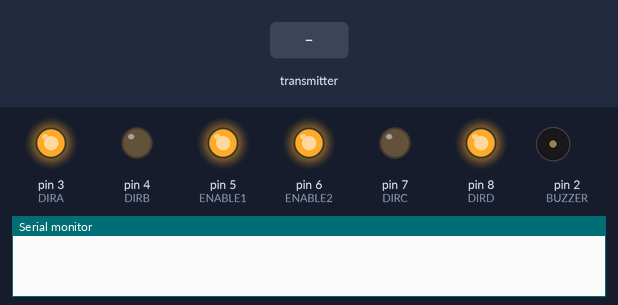
Simulated run of this sketch. Board: Arduino Uno, built with avr-gcc and run on an emulated ATmega328P. Parts: output pins drawn as LEDs (lit = HIGH), buzzer (waves = sounding), the last lines printed to the serial monitor. The test bench sets the inputs (shaded band). No radio packets arrive unless stated.

Above: at 1.2 s.
1.3 s: the transmitter starts sending sw = 0
At 1.83 s:
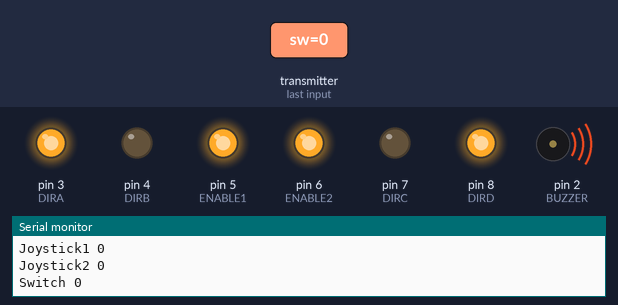
4.3 s: the transmitter starts sending j1 = 512
At 4.83 s:
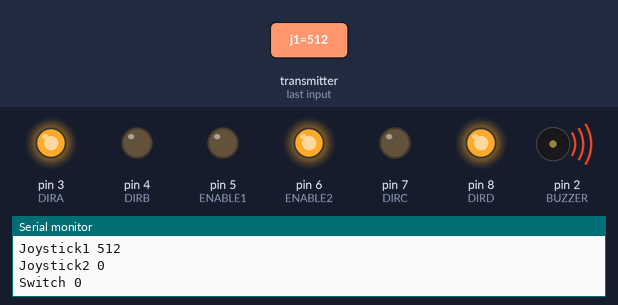
7.3 s: the transmitter starts sending j2 = 512
At 7.83 s:
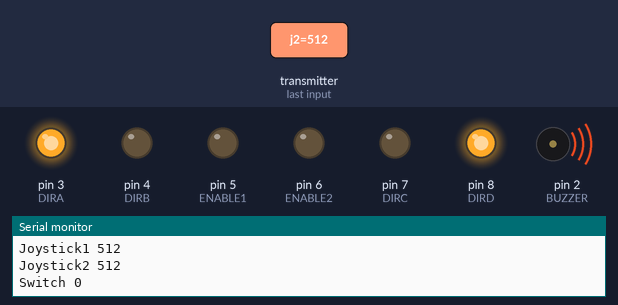
10.3 s: the transmitter starts sending j1 = 256
At 10.83 s:
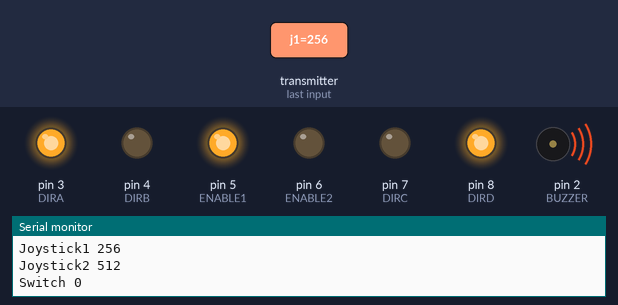
13.3 s: the transmitter starts sending j2 = 1023
At 13.83 s:
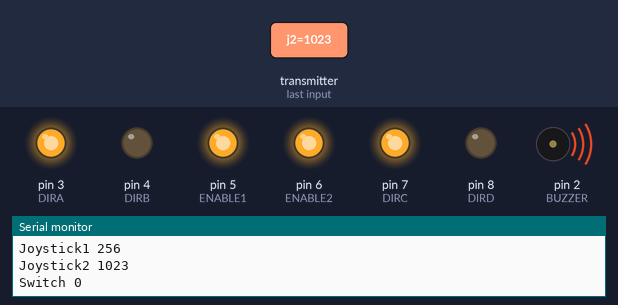
16.3 s: the transmitter starts sending j1 = 1023
At 16.84 s:
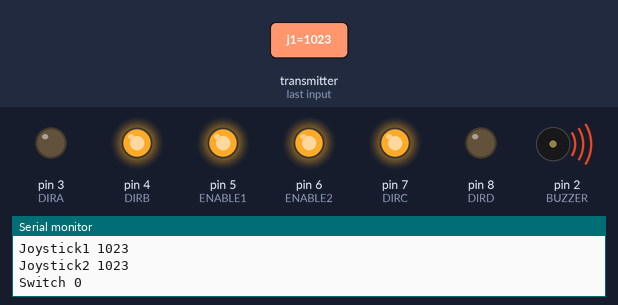
Timing chart, 0 to 19.3 s (numbered marks = the images above; inputs shaded):
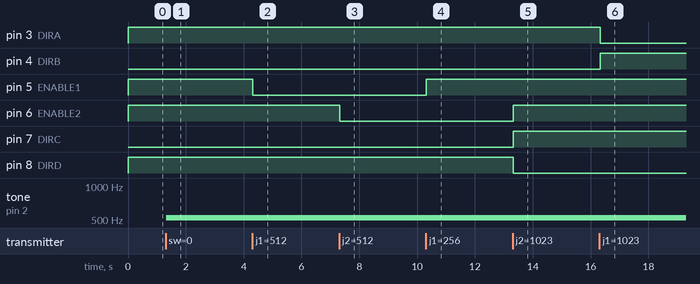

Measured:
- after the input at 1.3 s, tone on pin 2 (BUZZER): silent → 523 Hz at once
- after the input at 4.3 s, pin 5 (ENABLE1): HIGH → LOW at once
- after the input at 7.3 s, pin 6 (ENABLE2): HIGH → LOW at once
- after the input at 10.3 s, pin 5 (ENABLE1): LOW → HIGH at once
- after the input at 13.3 s, pin 6 (ENABLE2), pin 7 (DIRC): LOW → HIGH at once; pin 8 (DIRD): HIGH → LOW at once
- after the input at 16.3 s, pin 3 (DIRA): HIGH → LOW at once; pin 4 (DIRB): LOW → HIGH at once

The sketch:

tank_radiocommande_tank.ino
```cpp
#include "Arduino.h"
#include <SPI.h>
#include <RF24.h>
#include "pitches.h"

RF24 radio(9, 10);

byte addresses[][6] = {"Addr1", "Addr2"};

#define ENABLE1 5
#define ENABLE2 6
#define DIRA 3
#define DIRB 4
#define DIRC 7
#define DIRD 8
#define BUZZER 2

typedef struct {
  int j1 =0;
  int j2 = 0;
  int sw = 1;
}data;
data payload;

void setup() {
  Serial.begin(9600);
  pinMode(ENABLE1, OUTPUT);
  pinMode(ENABLE2, OUTPUT);
  pinMode(DIRA, OUTPUT);
  pinMode(DIRB, OUTPUT);
  pinMode(DIRC, OUTPUT);
  pinMode(DIRD, OUTPUT);
  pinMode(BUZZER, OUTPUT);

  //Initialiser le module radio
  radio.begin();

  //Puissance de transmission
  radio.setPALevel(RF24_PA_HIGH);

  //Vitesse de transmission
  radio.setDataRate(RF24_2MBPS);

  //Définition du channel
  radio.setChannel(124);

  //Ouvrir un channel d'écriture et un channel de lecture
  radio.openWritingPipe(addresses[0]);
  radio.openReadingPipe(1, addresses[1]);

  //On commence à écouter le module radio
  radio.startListening();
}

void loop(){
  if(radio.available()){

    while(radio.available()){
      radio.read(&payload, sizeof(payload));
    }

    //On arrête d'écouter le module radio
    radio.stopListening();

    //Puis on écrit dans la variable
    radio.write( &payload, sizeof(payload) );

    //On recommence a écouter
    radio.startListening();

    Serial.print("Joystick1 ");
    Serial.println(payload.j1);
    Serial.print("Joystick2 ");
    Serial.println(payload.j2);
    Serial.print("Switch ");
    Serial.println(payload.sw);
  }

  //Contrôle du moteur de gauche
  if(payload.j1 > 600) {
    payload.j1 = map(payload.j1, 600, 0, 0, 255);
    digitalWrite(ENABLE1, HIGH);
    digitalWrite(DIRA, LOW);
    digitalWrite(DIRB, HIGH);
  }

  else if(payload.j1 < 400) {
    payload.j1 = map(payload.j1, 400, 0, 0, 255);
    digitalWrite(ENABLE1, HIGH);
    digitalWrite(DIRA, HIGH);
    digitalWrite(DIRB, LOW);
  }

  else {
    digitalWrite(ENABLE1, LOW);
  }

  //Contrôle du moteur de droite
  if(payload.j2 > 600) {
    payload.j2 = map(payload.j2, 600, 0, 0, 255);
    digitalWrite(ENABLE2, HIGH);
    digitalWrite(DIRC, HIGH);
    digitalWrite(DIRD, LOW);
  }

  else if(payload.j2 < 400) {
    payload.j2 = map(payload.j2, 400, 0, 0, 255);
    digitalWrite(ENABLE2, HIGH);
    digitalWrite(DIRC, LOW);
    digitalWrite(DIRD, HIGH);
  }

  else {
    digitalWrite(ENABLE2, LOW);
  }

  if(payload.sw == 0){
    tone(BUZZER, NOTE_C5, 100);
  }

  delay(100);
}
```
